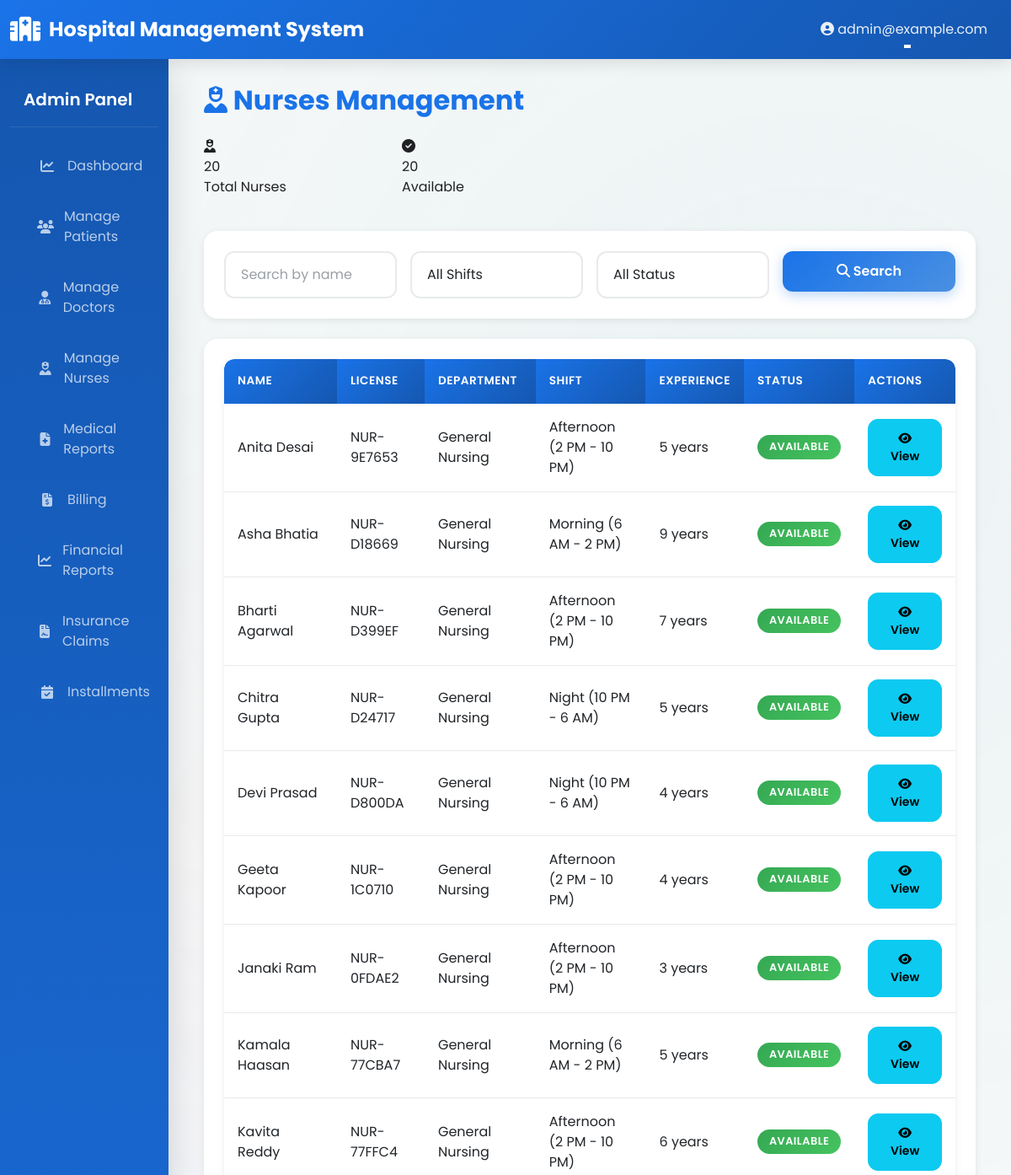
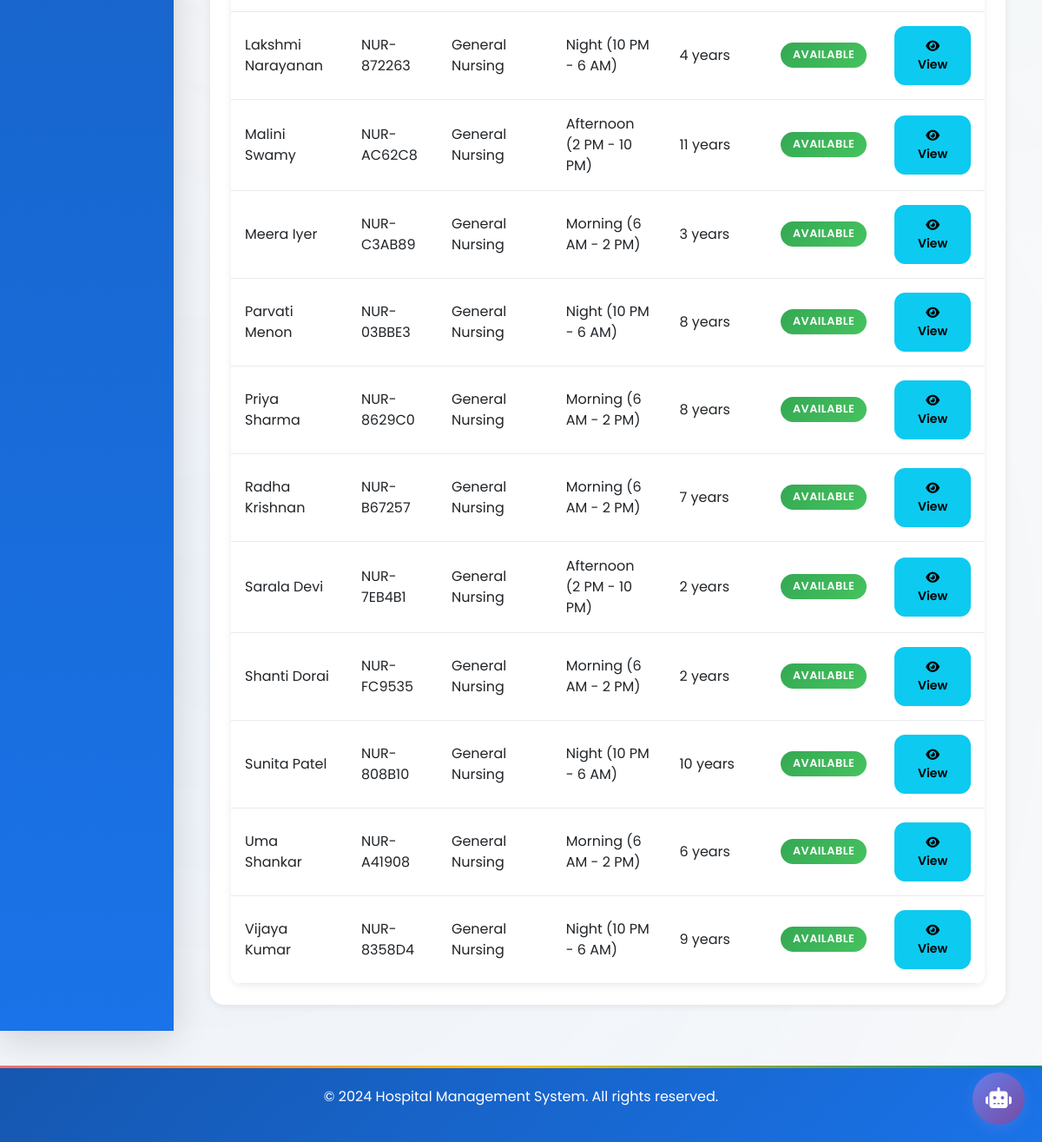
Screenshot of /nurses/list/ (signed in) with the database file from the repository (2 pictures, top to bottom).
### accounts/models.py (models this page shows, shortened)
class CustomUser(AbstractUser):
    ROLE_CHOICES = (
        ('ADMIN', 'Administrator'),
        ('DOCTOR', 'Doctor'),
        ('NURSE', 'Nurse'),
        ('PHARMACIST', 'Pharmacist'),
        ('RECEPTIONIST', 'Receptionist'),
        ('PATIENT', 'Patient'),
    )
    role = models.CharField(max_length=20, choices=ROLE_CHOICES, default='PATIENT')
    phone = models.CharField(max_length=20, blank=True, null=True)
    address = models.TextField(blank=True, null=True)
    city = models.CharField(max_length=100, blank=True, null=True)
    state = models.CharField(max_length=100, blank=True, null=True)
    profile_picture = models.ImageField(upload_to='profile_pictures/', blank=True, null=True)
    created_at = models.DateTimeField(auto_now_add=True)
    updated_at = models.DateTimeField(auto_now=True)
    is_active_user = models.BooleanField(default=True)
    class Meta:
        ordering = ['-created_at']
        indexes = [
            models.Index(fields=['role']),
            models.Index(fields=['email']),
        ]

class Nurse(models.Model):
    SHIFT_CHOICES = (
        ('MORNING', 'Morning (6 AM - 2 PM)'),
        ('AFTERNOON', 'Afternoon (2 PM - 10 PM)'),
        ('NIGHT', 'Night (10 PM - 6 AM)'),
    )
    user = models.OneToOneField(CustomUser, on_delete=models.CASCADE, related_name='nurse_profile')
    license_number = models.CharField(max_length=50, unique=True)
    department = models.ForeignKey(Department, on_delete=models.SET_NULL, null=True, related_name='nurses')
    shift = models.CharField(max_length=20, choices=SHIFT_CHOICES, default='MORNING')
    qualification = models.CharField(max_length=100)
    experience_years = models.IntegerField(validators=[MinValueValidator(0)])
    is_available = models.BooleanField(default=True)
    created_at = models.DateTimeField(auto_now_add=True)
    updated_at = models.DateTimeField(auto_now=True)
    class Meta:
        ordering = ['user__first_name']

class Department(models.Model):
    name = models.CharField(max_length=100, unique=True)
    code = models.CharField(max_length=10, unique=True)
    description = models.TextField(blank=True, null=True)
    head_doctor = models.OneToOneField('accounts.Doctor', on_delete=models.SET_NULL,
                                       null=True, blank=True, related_name='department_head')
    created_at = models.DateTimeField(auto_now_add=True)
    updated_at = models.DateTimeField(auto_now=True)
    class Meta:
        ordering = ['name']
        verbose_name_plural = "Departments"

### nurses/views.py (the view)
# urls.py: path('list/', views.AdminNurseListView.as_view(), name='nurse_list'),
class AdminNurseListView(LoginRequiredMixin, UserPassesTestMixin, ListView):
    model = Nurse
    template_name = 'nurses/nurse_list.html'
    context_object_name = 'nurses'
    paginate_by = 20
    def test_func(self):
        return getattr(self.request.user, 'role', None) == 'ADMIN'
    def get_queryset(self):
        queryset = Nurse.objects.select_related('user', 'department')
        search_query = self.request.GET.get('search', '')
        if search_query:
            queryset = queryset.filter(
                Q(user__first_name__icontains=search_query) |
                Q(user__last_name__icontains=search_query) |
                Q(license_number__icontains=search_query)
            )
        department = self.request.GET.get('department', '')
        if department:
            queryset = queryset.filter(department__id=department)
        shift = self.request.GET.get('shift', '')
        if shift:
            queryset = queryset.filter(shift=shift)
        availability = self.request.GET.get('availability', '')
        if availability == 'available':
            queryset = queryset.filter(is_available=True)
        elif availability == 'unavailable':
            queryset = queryset.filter(is_available=False)
        return queryset.order_by('user__first_name')
    def get_context_data(self, **kwargs):
        context = super().get_context_data(**kwargs)
        context['search_query'] = self.request.GET.get('search', '')
        context['department'] = self.request.GET.get('department', '')
        context['shift'] = self.request.GET.get('shift', '')
        context['availability'] = self.request.GET.get('availability', '')
        context['departments'] = Department.objects.all()
        context['shifts'] = Nurse.SHIFT_CHOICES
        context['total_nurses'] = Nurse.objects.count()
        context['available_nurses'] = Nurse.objects.filter(is_available=True).count()
        return context

### templates/nurses/nurse_list.html (shortened to what this page needs)
{% extends "base.html" %}
{% block content %}
<div class="mb-4">
    <h2 style="color: var(--primary-color); font-weight: 700;">
        <i class="fas fa-user-nurse"></i> Nurses Management
    </h2>
</div>
<div class="row mb-4">
    <div class="col-md-3 mb-3">
        <div class="stat-card">
            <div class="icon"><i class="fas fa-user-nurse"></i></div>
            <div class="number">{{ total_nurses }}</div>
            <div class="label">Total Nurses</div>
        </div>
    </div>
    <div class="col-md-3 mb-3">
        <div class="stat-card">
            <div class="icon"><i class="fas fa-check-circle"></i></div>
            <div class="number">{{ available_nurses }}</div>
            <div class="label">Available</div>
        </div>
    </div>
</div>
<div class="card mb-4">
    <div class="card-body">
        <form method="get" class="row g-3">
            <div class="col-md-3">
                <input type="text" name="search" class="form-control" placeholder="Search by name" value="{{ search_query }}">
            </div>
            <div class="col-md-3">
                <select name="shift" class="form-select">
                    <option value="">All Shifts</option>
                </select>
            </div>
            <div class="col-md-3">
                <select name="availability" class="form-select">
                    <option value="">All Status</option>
                </select>
            </div>
            <div class="col-md-3">
                <button type="submit" class="btn btn-primary w-100">
                    <i class="fas fa-search"></i> Search
                </button>
            </div>
        </form>
    </div>
</div>
<div class="card">
    <div class="card-body">
        {% if nurses %}
        <div class="table-responsive">
            <table class="table">
                <thead>
                    <tr>
                        <th>Name</th>
                        <th>License</th>
                        <th>Department</th>
                        <th>Shift</th>
                        <th>Experience</th>
                        <th>Status</th>
                        <th>Actions</th>
                    </tr>
                </thead>
                <tbody>
                    {% for nurse in nurses %}
                    <tr>
                        <td>{{ nurse.user.get_full_name }}</td>
                        <td>{{ nurse.license_number }}</td>
                        <td>{{ nurse.department.name|default:"General" }}</td>
                        <td>{{ nurse.get_shift_display }}</td>
                        <td>{{ nurse.experience_years }} years</td>
                        <td>
                            <span class="badge {% if nurse.is_available %}badge-success{% else %}badge-danger{% endif %}">
                                {% if nurse.is_available %}Available{% else %}Unavailable{% endif %}
                            </span>
                        </td>
                        <td>
                            <a href="{% url 'nurses:nurse_detail' nurse.user.id %}" class="btn btn-sm btn-info">
                                <i class="fas fa-eye"></i> View
                            </a>
                        </td>
                    </tr>
                    {% endfor %}
                </tbody>
            </table>
        </div>
        {% else %}
        <p class="text-muted">No nurses found</p>
        {% endif %}
    </div>
</div>
{% endblock %}

### templates/base.html (shortened to what this page needs)
{% load static %}
<!DOCTYPE html>
<html lang="en">
<head>
    <link href="https://cdn.jsdelivr.net/npm/bootstrap@5.3.0/dist/css/bootstrap.min.css" rel="stylesheet">
    <link rel="stylesheet" href="https://cdnjs.cloudflare.com/ajax/libs/font-awesome/6.4.0/css/all.min.css">
    <link rel="stylesheet" href="{% static 'css/custom.css' %}">
</head>
<body>
    <nav class="navbar navbar-expand-lg navbar-dark sticky-top">
        <div class="container-fluid">
            <a class="navbar-brand" href="{% url 'home' %}">
                <i class="fas fa-hospital"></i> Hospital Management System
            </a>
            <div class="collapse navbar-collapse" id="navbarNav">
                <ul class="navbar-nav ms-auto">
                    {% if user.is_authenticated %}
                    <li class="nav-item dropdown">
                        <a class="nav-link dropdown-toggle" href="#" id="userDropdown" role="button" data-bs-toggle="dropdown">
                            <i class="fas fa-user-circle"></i> {{ user.get_full_name|default:user.email }}
                        </a>
                    </li>
                    {% else %}
                    <li class="nav-item">
                        <a class="nav-link" href="{% url 'accounts:role_choice' %}">Login</a>
                    </li>
                    {% endif %}
                </ul>
            </div>
        </div>
    </nav>
    <div class="container-fluid">
        <div class="row">
            {% if user.is_authenticated %}
            <nav class="col-md-2 d-md-block bg-light sidebar">
                <div class="position-sticky pt-3">
                    {% if user.role == 'ADMIN' %}
                        <h5 class="px-3 text-white mb-3">Admin Panel</h5>
                        <ul class="nav flex-column">
                            <li class="nav-item">
                                <a class="nav-link" href="{% url 'dashboard:admin_dashboard' %}">
                                    <i class="fas fa-chart-line"></i> Dashboard
                                </a>
                            </li>
                            <li class="nav-item">
                                <a class="nav-link" href="{% url 'patients:patient_list' %}">
                                    <i class="fas fa-users"></i> Manage Patients
                                </a>
                            </li>
                            <li class="nav-item">
                                <a class="nav-link" href="{% url 'doctors:doctor_list' %}">
                                    <i class="fas fa-user-md"></i> Manage Doctors
                                </a>
                            </li>
                            <li class="nav-item">
                                <a class="nav-link" href="{% url 'nurses:nurse_list' %}">
                                    <i class="fas fa-user-nurse"></i> Manage Nurses
                                </a>
                            </li>
                            <li class="nav-item">
                                <a class="nav-link" href="{% url 'reports:medical_report_list' %}">
                                    <i class="fas fa-file-medical"></i> Medical Reports
                                </a>
                            </li>
                            <li class="nav-item">
                                <a class="nav-link" href="{% url 'billing:billing_list' %}">
                                    <i class="fas fa-file-invoice-dollar"></i> Billing
                                </a>
                            </li>
                            <li class="nav-item">
                                <a class="nav-link" href="{% url 'billing:financial_reports' %}">
                                    <i class="fas fa-chart-line"></i> Financial Reports
                                </a>
                            </li>
                            <li class="nav-item">
                                <a class="nav-link" href="{% url 'billing:insurance_claim_list' %}">
                                    <i class="fas fa-file-contract"></i> Insurance Claims
                                </a>
                            </li>
                            <li class="nav-item">
                                <a class="nav-link" href="{% url 'billing:installment_plan_list' %}">
                                    <i class="fas fa-calendar-check"></i> Installments
                                </a>
                            </li>
                        </ul>
                    {% endif %}
                </div>
            </nav>
            {% endif %}
            <main class="col-md-{% if user.is_authenticated %}10{% else %}12{% endif %}">
                <div class="main-content">
                    {% block content %}{% endblock %}
                </div>
            </main>
        </div>
    </div>
    <footer class="footer">
        <p>&copy; 2024 Hospital Management System. All rights reserved.</p>
    </footer>
    {% if user.is_authenticated %}
    <div id="chat-widget">
        <button id="chat-toggle-btn" class="chat-toggle-btn" onclick="toggleChat()">
            <i class="fas fa-robot"></i>
        </button>
    </div>
    {% endif %}
</body>
</html>

### templates/base.html (style rules this page uses)
#chat-widget { position: fixed; bottom: 20px; right: 20px; z-index: 1000; }
.chat-toggle-btn { width: 60px; height: 60px; border-radius: 50%; background: linear-gradient(135deg, #667eea 0%, #764ba2 100%); border: none; color: white; font-size: 24px; cursor: pointer; box-shadow: 0 4px 15px rgba(102, 126, 234, 0.4); transition: transform 0.3s; }

### rows the page displays
CustomUser: get_full_name "admin@example.com"
Nurse: user.get_full_name "Anita Desai", license_number "NUR-9E7653", department.name "General Nursing", shift "Afternoon (2 PM - 10 PM)", experience_years "5", is_available "AVAILABLE"
Nurse: user.get_full_name "Asha Bhatia", license_number "NUR-D18669", department.name "General Nursing", shift "Morning (6 AM - 2 PM)", experience_years "9", is_available "AVAILABLE"
Nurse: user.get_full_name "Bharti Agarwal", license_number "NUR-D399EF", department.name "General Nursing", shift "Afternoon (2 PM - 10 PM)", experience_years "7", is_available "AVAILABLE"
Nurse: user.get_full_name "Chitra Gupta", license_number "NUR-D24717", department.name "General Nursing", shift "Night (10 PM - 6 AM)", experience_years "5", is_available "AVAILABLE"
Nurse: user.get_full_name "Devi Prasad", license_number "NUR-D800DA", department.name "General Nursing", shift "Night (10 PM - 6 AM)", experience_years "4", is_available "AVAILABLE"
Nurse: user.get_full_name "Geeta Kapoor", license_number "NUR-1C0710", department.name "General Nursing", shift "Afternoon (2 PM - 10 PM)", experience_years "4", is_available "AVAILABLE"
Nurse: user.get_full_name "Janaki Ram", license_number "NUR-0FDAE2", department.name "General Nursing", shift "Afternoon (2 PM - 10 PM)", experience_years "3", is_available "AVAILABLE"
Nurse: user.get_full_name "Kamala Haasan", license_number "NUR-77CBA7", department.name "General Nursing", shift "Morning (6 AM - 2 PM)", experience_years "5", is_available "AVAILABLE"
Nurse: user.get_full_name "Kavita Reddy", license_number "NUR-77FFC4", department.name "General Nursing", shift "Afternoon (2 PM - 10 PM)", experience_years "6", is_available "AVAILABLE"
Nurse: user.get_full_name "Lakshmi Narayanan", license_number "NUR-872263", department.name "General Nursing", shift "Night (10 PM - 6 AM)", experience_years "4", is_available "AVAILABLE"
Nurse: user.get_full_name "Malini Swamy", license_number "NUR-AC62C8", department.name "General Nursing", shift "Afternoon (2 PM - 10 PM)", experience_years "11", is_available "AVAILABLE"
Nurse: user.get_full_name "Meera Iyer", license_number "NUR-C3AB89", department.name "General Nursing", shift "Morning (6 AM - 2 PM)", experience_years "3", is_available "AVAILABLE"
Nurse: user.get_full_name "Parvati Menon", license_number "NUR-03BBE3", department.name "General Nursing", shift "Night (10 PM - 6 AM)", experience_years "8", is_available "AVAILABLE"
Nurse: user.get_full_name "Priya Sharma", license_number "NUR-8629C0", department.name "General Nursing", shift "Morning (6 AM - 2 PM)", experience_years "8", is_available "AVAILABLE"
Nurse: user.get_full_name "Radha Krishnan", license_number "NUR-B67257", department.name "General Nursing", shift "Morning (6 AM - 2 PM)", experience_years "7", is_available "AVAILABLE"
Nurse: user.get_full_name "Sarala Devi", license_number "NUR-7EB4B1", department.name "General Nursing", shift "Afternoon (2 PM - 10 PM)", experience_years "2", is_available "AVAILABLE"
Nurse: user.get_full_name "Shanti Dorai", license_number "NUR-FC9535", department.name "General Nursing", shift "Morning (6 AM - 2 PM)", experience_years "2", is_available "AVAILABLE"
Nurse: user.get_full_name "Sunita Patel", license_number "NUR-808B10", department.name "General Nursing", shift "Night (10 PM - 6 AM)", experience_years "10", is_available "AVAILABLE"
Nurse: user.get_full_name "Uma Shankar", license_number "NUR-A41908", department.name "General Nursing", shift "Morning (6 AM - 2 PM)", experience_years "6", is_available "AVAILABLE"
Nurse: user.get_full_name "Vijaya Kumar", license_number "NUR-8358D4", department.name "General Nursing", shift "Night (10 PM - 6 AM)", experience_years "9", is_available "AVAILABLE"

### other values shown
{{ total_nurses }} "20"
{{ available_nurses }} "20"
